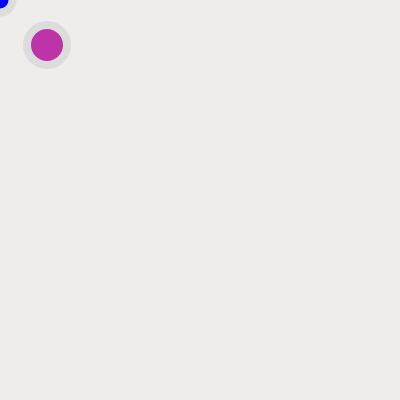
Frame 1 (no input)
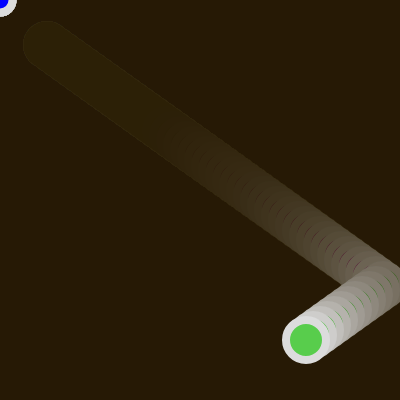
Frame 60 (no input)
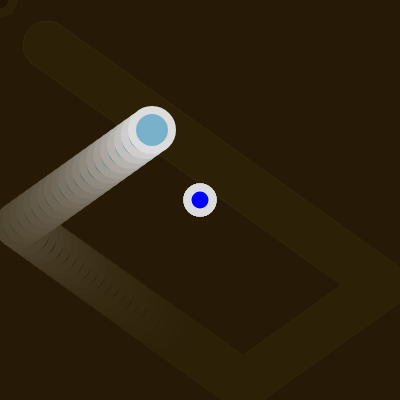
Frame 120 (the mouse pressed at the canvas centre since frame 60)

The p5.js sketch that drew these frames (run headless with seeded random() and noise() and a simulated clock; from frame 60 on, the mouse is pressed at the canvas centre):

// p5.js sketch
// ── sketch.js
let x, y;
let stepX, stepY;
let ballColor;

function setup() {
  createCanvas(400, 400);
  x = 40;
  y = 40;

  stepX = 7;
  stepY = 5;

  ballColor = color(random(265), random(250), random(225)); // Start with random color

  strokeWeight(8);
  stroke(220);
}

function draw() {
  background(40, 30, 0, 20); 

  x = x + stepX;
  y= y + stepY;

  // Bounce and change color
  if (x > width - 20 || x < 20) {
    stepX = -stepX;
    ballColor = color(random(255), random(255), random(255));
  }

  if (y > height - 20 || y < 20) {
    stepY = -stepY;
    ballColor = color(random(255), random(255), random(255));
  }

  fill(ballColor);
  ellipse(x, y, 40, 40);
    fill("blue");
   circle(mouseX, mouseY,25);
  
  
}
